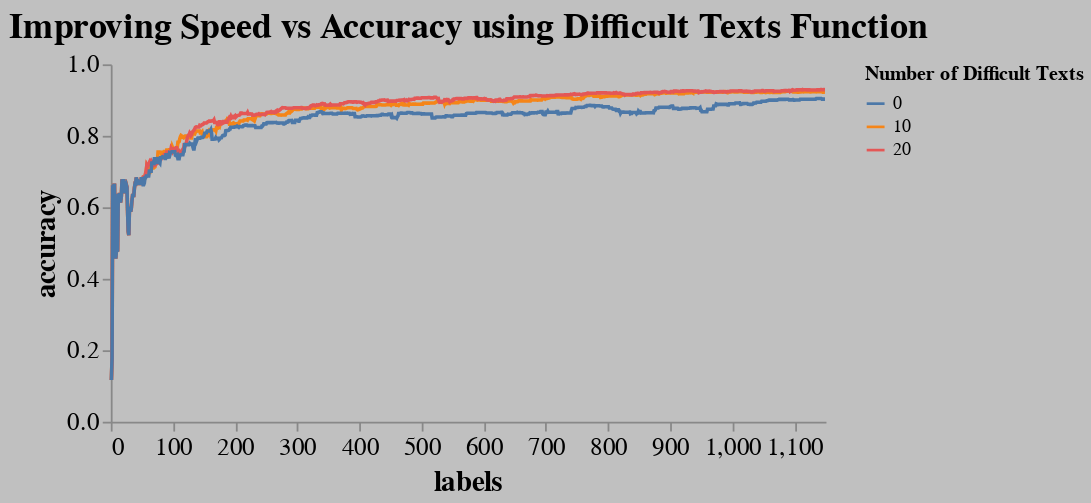

Source (notebook cell):
### Code cell
chrt = generate_speed_accuracy_chrt(dfq, 0, 1150)
chrt

### Figure 1 — Vega-Lite specification as saved in the notebook (floating-point values rounded to 4 significant figures; data arrays with more than 128 entries replaced by an {"elided": "..."} marker saying what was removed)
{"config": {"view": {"continuousWidth": 400, "continuousHeight": 300, "strokeOpacity": 0}, "axis": {"grid": false, "labelFontSize": 14, "titleFontSize": 16}, "title": {"fontSize": 20}}, "data": {"name": "data-775bd66ec2a6b800ccf659fd2fc764ea"}, "mark": "line", "background": "silver", "encoding": {"color": {"type": "nominal", "field": "difficult_texts", "title": "Number of Difficult Texts"}, "tooltip": [{"type": "quantitative", "field": "accuracy"}, {"type": "quantitative", "field": "difficult_texts"}, {"type": "quantitative", "field": "labels"}], "x": {"type": "quantitative", "field": "labels", "scale": {"domain": [0, 1150]}}, "y": {"type": "quantitative", "field": "accuracy", "scale": {"domain": [0.0, 1.0]}}}, "height": 200, "title": "Improving Speed vs Accuracy using Difficult Texts Function", "width": 400, "$schema": "https://vega.github.io/schema/vega-lite/v4.8.1.json", "datasets": {"data-775bd66ec2a6b800ccf659fd2fc764ea": {"elided": "3506 records"}}}
